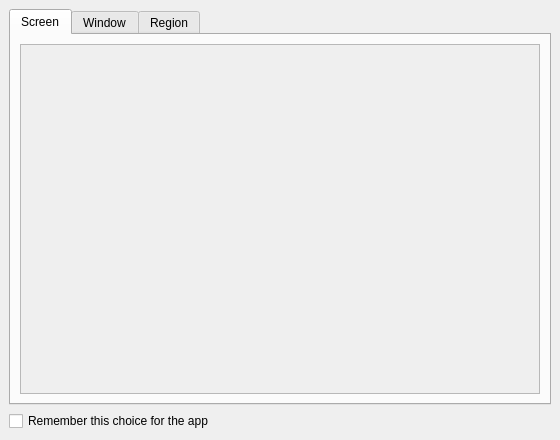
<?xml version="1.0" encoding="UTF-8"?>
<ui version="4.0">
 <class>MainPicker</class>
 <widget class="QMainWindow" name="MainPicker">
  <property name="geometry">
   <rect>
    <x>0</x>
    <y>0</y>
    <width>560</width>
    <height>440</height>
   </rect>
  </property>
  <property name="sizePolicy">
   <sizepolicy hsizetype="Fixed" vsizetype="Fixed">
    <horstretch>0</horstretch>
    <verstretch>0</verstretch>
   </sizepolicy>
  </property>
  <property name="minimumSize">
   <size>
    <width>560</width>
    <height>440</height>
   </size>
  </property>
  <property name="maximumSize">
   <size>
    <width>560</width>
    <height>440</height>
   </size>
  </property>
  <property name="windowTitle">
   <string>Share</string>
  </property>
  <widget class="QWidget" name="centralwidget">
   <property name="sizePolicy">
    <sizepolicy hsizetype="Expanding" vsizetype="Expanding">
     <horstretch>0</horstretch>
     <verstretch>0</verstretch>
    </sizepolicy>
   </property>
   <property name="minimumSize">
    <size>
     <width>0</width>
     <height>0</height>
    </size>
   </property>
   <property name="maximumSize">
    <size>
     <width>560</width>
     <height>440</height>
    </size>
   </property>
   <layout class="QVBoxLayout" name="verticalLayout_2">
    <item>
     <layout class="QVBoxLayout" name="verticalLayout">
      <item>
       <widget class="QTabWidget" name="tabWidget">
        <property name="sizePolicy">
         <sizepolicy hsizetype="Expanding" vsizetype="Expanding">
          <horstretch>0</horstretch>
          <verstretch>0</verstretch>
         </sizepolicy>
        </property>
        <property name="minimumSize">
         <size>
          <width>0</width>
          <height>0</height>
         </size>
        </property>
        <property name="maximumSize">
         <size>
          <width>16777215</width>
          <height>16777215</height>
         </size>
        </property>
        <property name="focusPolicy">
         <enum>Qt::StrongFocus</enum>
        </property>
        <property name="toolTip">
         <string/>
        </property>
        <property name="tabPosition">
         <enum>QTabWidget::North</enum>
        </property>
        <property name="currentIndex">
         <number>0</number>
        </property>
        <widget class="QWidget" name="screens">
         <property name="sizePolicy">
          <sizepolicy hsizetype="Expanding" vsizetype="Expanding">
           <horstretch>0</horstretch>
           <verstretch>0</verstretch>
          </sizepolicy>
         </property>
         <property name="layoutDirection">
          <enum>Qt::LeftToRight</enum>
         </property>
         <attribute name="title">
          <string>Screen</string>
         </attribute>
         <layout class="QGridLayout" name="gridLayout_2">
          <item row="0" column="0">
           <widget class="QScrollArea" name="scrollArea">
            <property name="sizePolicy">
             <sizepolicy hsizetype="Expanding" vsizetype="Expanding">
              <horstretch>0</horstretch>
              <verstretch>0</verstretch>
             </sizepolicy>
            </property>
            <property name="focusPolicy">
             <enum>Qt::NoFocus</enum>
            </property>
            <property name="horizontalScrollBarPolicy">
             <enum>Qt::ScrollBarAlwaysOff</enum>
            </property>
            <property name="sizeAdjustPolicy">
             <enum>QAbstractScrollArea::AdjustIgnored</enum>
            </property>
            <property name="widgetResizable">
             <bool>true</bool>
            </property>
            <property name="alignment">
             <set>Qt::AlignLeading|Qt::AlignLeft|Qt::AlignTop</set>
            </property>
            <widget class="QWidget" name="scrollAreaWidgetContents">
             <property name="enabled">
              <bool>true</bool>
             </property>
             <property name="geometry">
              <rect>
               <x>0</x>
               <y>0</y>
               <width>410</width>
               <height>18</height>
              </rect>
             </property>
             <property name="sizePolicy">
              <sizepolicy hsizetype="Ignored" vsizetype="Maximum">
               <horstretch>0</horstretch>
               <verstretch>0</verstretch>
              </sizepolicy>
             </property>
             <property name="minimumSize">
              <size>
               <width>0</width>
               <height>0</height>
              </size>
             </property>
             <property name="maximumSize">
              <size>
               <width>16777215</width>
               <height>16777215</height>
              </size>
             </property>
             <property name="focusPolicy">
              <enum>Qt::NoFocus</enum>
             </property>
             <layout class="QVBoxLayout" name="screensScrollAreaLayout">
              <property name="spacing">
               <number>6</number>
              </property>
              <property name="sizeConstraint">
               <enum>QLayout::SetDefaultConstraint</enum>
              </property>
             </layout>
            </widget>
           </widget>
          </item>
         </layout>
        </widget>
        <widget class="QWidget" name="windows">
         <property name="sizePolicy">
          <sizepolicy hsizetype="Expanding" vsizetype="Expanding">
           <horstretch>0</horstretch>
           <verstretch>0</verstretch>
          </sizepolicy>
         </property>
         <attribute name="title">
          <string>Window</string>
         </attribute>
         <layout class="QGridLayout" name="gridLayout_3">
          <item row="0" column="0">
           <widget class="QScrollArea" name="scrollArea_2">
            <property name="focusPolicy">
             <enum>Qt::NoFocus</enum>
            </property>
            <property name="horizontalScrollBarPolicy">
             <enum>Qt::ScrollBarAlwaysOff</enum>
            </property>
            <property name="widgetResizable">
             <bool>true</bool>
            </property>
            <property name="alignment">
             <set>Qt::AlignLeading|Qt::AlignLeft|Qt::AlignTop</set>
            </property>
            <widget class="QWidget" name="scrollAreaWidgetContents_2">
             <property name="geometry">
              <rect>
               <x>0</x>
               <y>0</y>
               <width>410</width>
               <height>18</height>
              </rect>
             </property>
             <property name="sizePolicy">
              <sizepolicy hsizetype="Ignored" vsizetype="Maximum">
               <horstretch>0</horstretch>
               <verstretch>0</verstretch>
              </sizepolicy>
             </property>
             <property name="minimumSize">
              <size>
               <width>0</width>
               <height>0</height>
              </size>
             </property>
             <property name="focusPolicy">
              <enum>Qt::NoFocus</enum>
             </property>
             <layout class="QVBoxLayout" name="windowsScrollAreaLayout"/>
            </widget>
           </widget>
          </item>
         </layout>
        </widget>
        <widget class="QWidget" name="region">
         <property name="sizePolicy">
          <sizepolicy hsizetype="Expanding" vsizetype="Expanding">
           <horstretch>0</horstretch>
           <verstretch>0</verstretch>
          </sizepolicy>
         </property>
         <property name="maximumSize">
          <size>
           <width>16777215</width>
           <height>16777215</height>
          </size>
         </property>
         <property name="layoutDirection">
          <enum>Qt::LeftToRight</enum>
         </property>
         <property name="autoFillBackground">
          <bool>false</bool>
         </property>
         <attribute name="title">
          <string>Region</string>
         </attribute>
         <layout class="QGridLayout" name="gridLayout">
          <property name="sizeConstraint">
           <enum>QLayout::SetDefaultConstraint</enum>
          </property>
         </layout>
        </widget>
       </widget>
      </item>
      <item>
       <widget class="QCheckBox" name="checkBox">
        <property name="focusPolicy">
         <enum>Qt::ClickFocus</enum>
        </property>
        <property name="toolTip">
         <string>By selecting this, the application will be given a restore token that it can use to skip prompting you next time. 
Only select if you trust the application.</string>
        </property>
        <property name="layoutDirection">
         <enum>Qt::LeftToRight</enum>
        </property>
        <property name="text">
         <string>Remember this choice for the app</string>
        </property>
       </widget>
      </item>
     </layout>
    </item>
   </layout>
  </widget>
 </widget>
 <tabstops>
  <tabstop>tabWidget</tabstop>
 </tabstops>
 <resources/>
 <connections/>
</ui>
